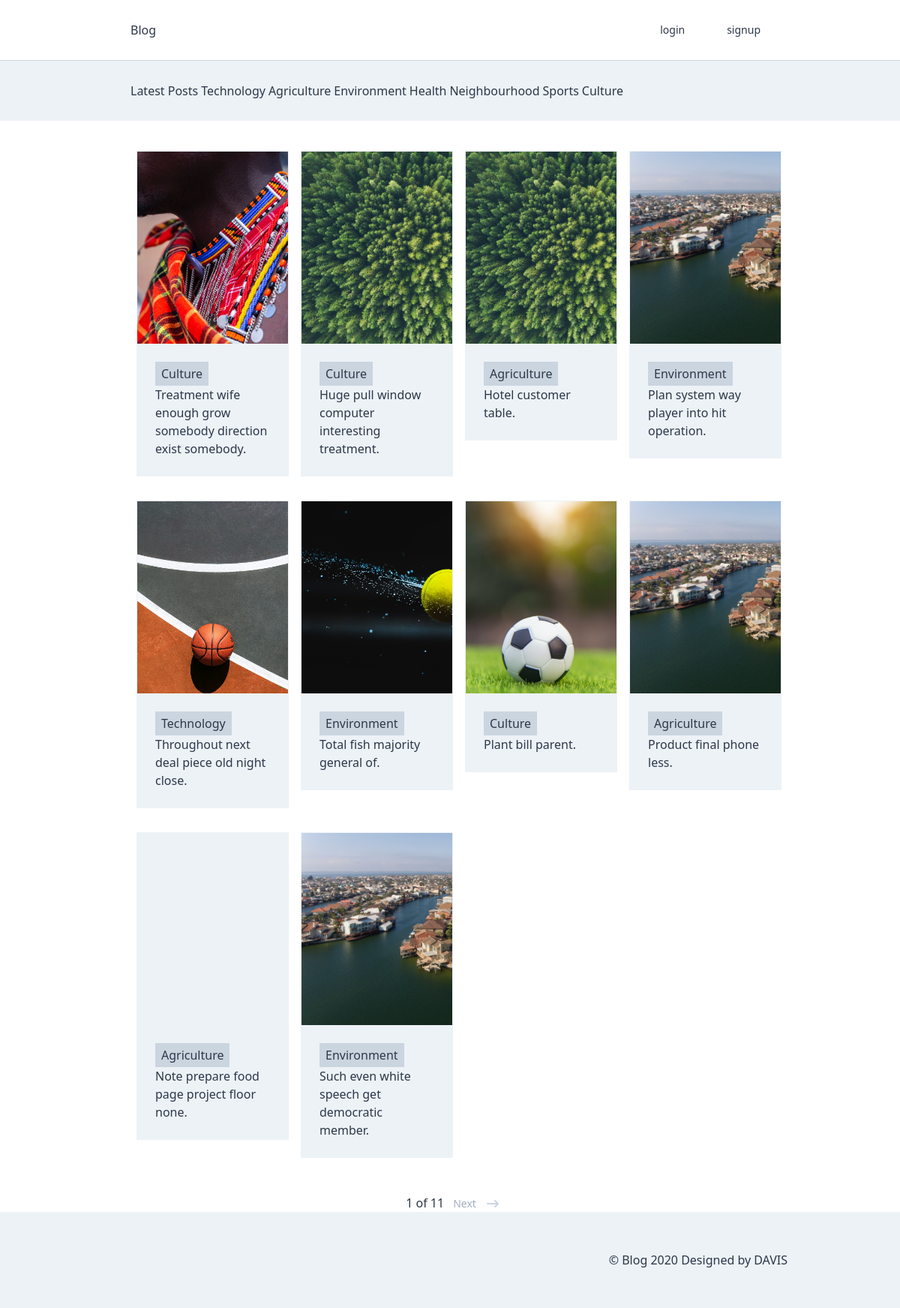
The page / on the database its author committed.
### posts/models.py (models this page shows, shortened)
class Category(core_models.TimeStampedModel):
    name = models.CharField(max_length=140)
    class Meta:
        verbose_name_plural = "Categories"

class Post(core_models.TimeStampedModel):
    title = models.CharField(max_length=140)
    description = models.TextField()
    photo = models.ImageField(blank=True, upload_to='post_photos/')
    author = models.ForeignKey(
        "users.User", related_name="author", on_delete=models.CASCADE)
    is_published = models.BooleanField(default=False)
    authorized_by = models.ForeignKey(
        "users.User", on_delete=models.SET_NULL, null=True, blank=True, default=None)
    category = models.ForeignKey(
        "Category", on_delete=models.CASCADE)

### posts/views.py (the view)
# urls.py: path("", post_views.HomeView.as_view(), name="home"),
class HomeView(mixins.MustAddProfilePictureAfterSignUp, mixins.LoggedOutOnlyView, ListView):
    model = models.Post
    def get(self, request, *args, **kwargs):
        self.paginate_by = 10
        self.ordering = "-created_at"
        self.paginate_orphans = 5
        self.object_list = self.get_queryset()
        context = super().get_context_data(*args, **kwargs)
        context['categories'] = models.Category.objects.all()
        context["now"] = timezone.now()
        return render(request, "posts/post_list.html", context)
    def get_queryset(self):
        passed_category = self.kwargs.get('category')
        if passed_category is not None:
            category = models.Category.objects.get(name=passed_category)
            return models.Post.objects.filter(category=category.id)
        return models.Post.objects.all()

### users/mixins.py (called while the page is built)
    def test_func(self):
        if self.request.user.is_authenticated is False:
            return True
        return bool(self.request.user.avatar) is True

### templates/posts/post_list.html (shortened to what this page needs)
{% extends 'base.html' %}
{% block content %}
{% if object_list.count > 0 %}
<div class="w-3/4 pl-6 mx-auto mt-10 flex">
    <div class="w-full flex flex-wrap">
        {% for post in object_list %}
        <div class="w-1/4 mb-8 px-2">
            <a href="{% url 'posts:detail' post.pk %}">
                <div class="bg-gray-200 border border-gray-200">
                    <div style="background-image: url({{post.photo.url}});" class="h-64 w-full bg-cover"></div>
                    <div class="p-6">
                        <div class="w-full">
                            <div class="w-2/4 flex self-center">
                                <h4 class="h4 bg-gray-400 px-2 py-1">{{post.category.name}}</h4>
                            </div>
                            <p>
                                {{post.title}}
                            </p>
                        </div>
                    </div>
                </div>
            </a>
        </div>
        {% endfor %}
    </div>
</div>
{% else %}
<h1>
    No Posts
</h1>
{% endif %}
<div class="w-3/4 mx-auto flex justify-center items-center">
    <div class="self-center pt-4 ml-2">{{page_obj.number}} of {{page_obj.paginator.num_pages}}</div>
    {% if page_obj.has_next %}
    <div class="flex self-center ml-2">
        <a href="?page={{page_obj.next_page_number}}"
            class="-mt-px border-t-2 border-transparent pt-4 pl-1 inline-flex items-center text-sm leading-5 font-medium text-gray-500 hover:text-gray-700 focus:outline-none focus:text-gray-700 transition ease-in-out duration-150">
            Next
            <svg class="ml-3 h-5 w-5 text-gray-400" fill="currentColor" viewBox="0 0 20 20">
                <path fill-rule="evenodd"
                    d="M12.293 5.293a1 1 0 011.414 0l4 4a1 1 0 010 1.414l-4 4a1 1 0 01-1.414-1.414L14.586 11H3a1 1 0 110-2h11.586l-2.293-2.293a1 1 0 010-1.414z"
                    clip-rule="evenodd" />
            </svg>
        </a>
    </div>
    {% endif %}
</div>
{% endblock content %}

### templates/partials/header.html (shortened to what this page needs)
{% load static %}
<header class="container max-w-full  border-b border-gray-400">
    <div class="w-3/4 mx-auto flex items-center justify-between h-20 inset-0 px-6 ">
        <h2>
            <a href="{% url "core:home" %}">Blog</a>
        </h2>
        <ul class="flex items-center text-sm font-medium h-full">
            {% if user.is_authenticated %}
            <li class="nav_link">
                <a href="{{user.get_absolute_url}}">Profile</a>
            </li>
            <li class="nav_link">
                <a href="{% url "users:logout" %}">logout</a>
            </li>
            {% else %}
            <li class="nav_link">
                <a href="{% url "users:login" %}">login</a>
            </li>
            <li class="nav_link">
                <a href="{% url "users:signup" %}">signup</a>
            </li>
            {% endif %}
        </ul>
    </div>
</header>
<div class="bg-gray-200">
    <div class="w-3/4 pl-6 mx-auto h-20 flex">
        <div class="w-full flex items-center">
            <ul class="w-3/4 flex justify-between items-center">
                <li class="hover:text-gray-600">
                    <a href="{% url 'core:home' %}">Latest Posts</a>
                </li>
                {% for category in categories %}
                <li>
                    <a class="hover:text-gray-600" href="{% url 'core:home' category.name %}">{{category.name}}</a>
                </li>
                {% endfor %}
            </ul>
        </div>
    </div>
</div>

### rows shown on the page
Category: name "Technology"
Category: name "Agriculture"
Category: name "Environment"
Category: name "Health"
Category: name "Neighbourhood"
Category: name "Sports"
Category: name "Culture"
Post: photo (picture), category.name "Culture", title "Treatment wife enough grow somebody direction exist somebody."
Post: photo (picture), category.name "Culture", title "Huge pull window computer interesting treatment."
Post: photo (picture), category.name "Agriculture", title "Hotel customer table."
Post: photo (picture), category.name "Environment", title "Plan system way player into hit operation."
Post: photo (picture), category.name "Technology", title "Throughout next deal piece old night close."
Post: photo (picture), category.name "Environment", title "Total fish majority general of."
Post: photo (picture), category.name "Culture", title "Plant bill parent."
Post: photo (picture), category.name "Agriculture", title "Product final phone less."
Post: category.name "Agriculture", title "Note prepare food page project floor none."
Post: photo (picture), category.name "Environment", title "Such even white speech get democratic member."

### other values the page prints
{{ page_obj.number }} "1"
{{ page_obj.paginator.num_pages }} "11"
